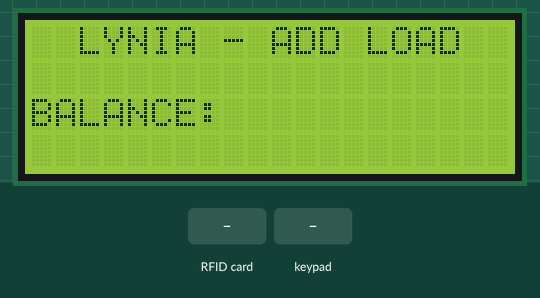
This sketch was run on a simulated Arduino Mega 2560, built with avr-gcc and run on an emulated ATmega2560. Shown: 20×4 character LCD. The test bench sets the inputs (shaded band). WiFi joins after 1.5 s; servers stay silent unless stated; uploads are accepted with an empty reply; what the sketch prints to the serial monitor is not drawn.

Above: at 3.0 s.
3.1 s: RFID card 5E 7A 19 C4 held to the reader
At 3.6 s:
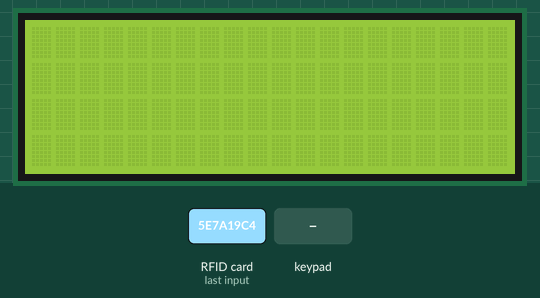
5.7 s: keypad keys 3 6 3 4 3 2 3 0 A pressed 0.4 s apart
At 9.9 s:
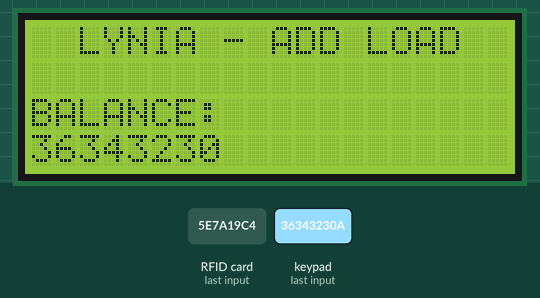
Timing chart, 0 to 11.4 s (numbered marks = the images above; inputs shaded):
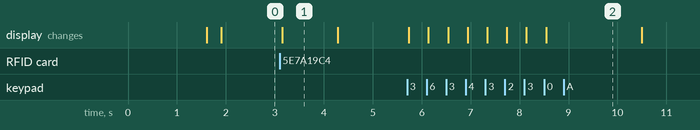

The sketch:

loader.ino
```cpp
#include <SPI.h>
#include <MFRC522.h>
#include <WiFiEsp.h>
#include <ArduinoJson.h>
#include <SoftwareSerial.h>
#include <Wire.h>
#include <Keypad.h>
#include <LiquidCrystal_I2C.h>
#define RST_PIN         5          // Configurable, see typical pin layout above
#define SS_PIN          53
char ssid[] = "apcmhi";     // your network SSID (name)
char pwd[] = "egi12345";  // your network password
String line;
String url;


MFRC522 mfrc522(SS_PIN, RST_PIN);
MFRC522::MIFARE_Key key;
int block=2;
byte readbackblock[18];
String card_number;
String balance;
WiFiEspClient client;

LiquidCrystal_I2C lcd(0x27, 20, 4);
const byte numRows= 4;
const byte numCols= 4;
char keymap[numRows][numCols]=
{
  {
    '1', '2', '3', 'A'  }
  ,
  {
    '4', '5', '6', 'B'  }
  ,
  {
    '7', '8', '9', 'C'  }
  ,
  {
    '*', '0', '#', 'D'  }
};


byte rowPins[numRows] = {36,34,32,30};
byte colPins[numCols]= {28,26,24,22};
Keypad myKeypad= Keypad(makeKeymap(keymap), rowPins, colPins, numRows, numCols);

bool adding=false;
void setup() {
  Serial.begin(19200);
  Serial1.begin(9600);
  lcd.begin();
 lcd.backlight();
 lcd.setCursor(1,0);
 lcd.print("Connecting to Wifi");
 WiFi.init(&Serial1);
 while (WiFi.status() != WL_CONNECTED)
 {
   WiFi.begin(ssid, pwd);

 }
 lcd.clear();
 lcd.setCursor(1,0);
 lcd.print("Connecting to Host");
 clientConnect();
  lcd.clear();


 SPI.begin();
 mfrc522.PCD_Init();

 for (byte i = 0; i < 6; i++)
 {
  key.keyByte[i] = 0xFF;
 }


}
void loop()
{
  initDisplay();
  if ( !mfrc522.PICC_IsNewCardPresent()) {
    return;
  }
  if ( ! mfrc522.PICC_ReadCardSerial()) {
    return;
  }
  lcd.clear();
  readBlock(block, readbackblock);//read the block back
  card_number = (char*)readbackblock;
  Serial.println(card_number);
  information();
  initDisplay();
  adding =true;
  while (adding){
  char keypress = myKeypad.waitForKey();
  if (isDigit(keypress)){
    lcd.clear();
    initDisplay();
    line +=keypress;
    lcd.setCursor(0,3);
    lcd.print(line);
  }
  else if (keypress == 'A'){
    addBalance();
    information();
    lcd.clear();
    initDisplay();
    delay(2000);
      lcd.clear();

    card_number="";
    balance="";
    adding=false;
    return;
  }
  else if (keypress == 'B'){
    Serial.println("clear");
    line=line.substring(0, line.length()-1);

    lcd.clear();
    initDisplay();
    lcd.setCursor(0,3);
    lcd.print(line);
  }

  else if (keypress == 'C'){

    line="";
    card_number="";
    balance="";
    adding=false;
    lcd.clear();

    return;

  }
  }


}

void clientConnect()
{
  while(!client.connected())
  {
      client.connect("206.189.209.210", 80);

  }
}
char waitNum()
{
  char keypress;

  keypress=myKeypad.waitForKey();
  while (isDigit(keypress)==false){
      keypress=myKeypad.waitForKey();
  }
  return keypress;
}

void initDisplay()
{
  lcd.setCursor(2,0);
  lcd.print("LYNIA - ADD LOAD");
  lcd.setCursor(8,1);
  lcd.print(card_number);
  lcd.setCursor(0,2);
  lcd.print("BALANCE:");
  lcd.setCursor(8,2);
  lcd.print(balance);

}

void addBalance()
{
  clientConnect();
  url="GET /jt/public/users/addBalance/"+card_number+"/"+line+" HTTP/1.1";
  Serial.print("URL");
  Serial.println(url);


  client.print(url);
  client.println();
  client.println("Host: 206.189.209.210");
  client.println("Connection: close");

  client.println();
  client.flush();
  client.stop();
  line="";

}

void information()
{
  clientConnect();
  url="GET /jt/public/users/information/"+card_number+" HTTP/1.1";
  Serial.print("URL");
  Serial.println(url);


  client.print(url);
  client.println();
  client.println("Host: 206.189.209.210");
  client.println("Connection: close");
  client.println();
  Serial.println("Response");
  String responseline;
  responseline = client.readStringUntil("}");
  Serial.println(responseline);
  client.flush();
  client.stop();

  int start = responseline.indexOf('{');
  responseline=responseline.substring(start,responseline.length());
  Serial.println(responseline);
  const size_t capacity = JSON_OBJECT_SIZE(3) + JSON_ARRAY_SIZE(2) + 60;
  DynamicJsonBuffer jsonBuffer(capacity);
  JsonObject& root = jsonBuffer.parseObject(responseline);
  balance=root["bal"].as<char*>();
  Serial.println(balance);

}
int readBlock(int blockNumber, byte arrayAddress[])
{
  int largestModulo4Number=blockNumber/4*4;
  int trailerBlock=largestModulo4Number+3;

  byte status = mfrc522.PCD_Authenticate(MFRC522::PICC_CMD_MF_AUTH_KEY_A, trailerBlock, &key, &(mfrc522.uid));

  if (status != MFRC522::STATUS_OK) {
         Serial.print("PCD_Authenticate() failed (read): ");
         Serial.println(mfrc522.GetStatusCodeName(status));
         return 3;
  }

  byte buffersize = 18;
  status = mfrc522.MIFARE_Read(blockNumber, arrayAddress, &buffersize);
  if (status != MFRC522::STATUS_OK) {
          Serial.print("MIFARE_read() failed: ");
          Serial.println(mfrc522.GetStatusCodeName(status));
          return 4;
  }
  Serial.println("block was read");
  mfrc522.PICC_HaltA();
  mfrc522.PCD_StopCrypto1();
}
```

Measured:
- after the input at 3.1 s, the display: changes after 0.05 s (image 1)
- after the input at 5.7 s, the display: first changes at once (image 2 shows a later state)
- what the display in image 1 shows lasts 1.1 s, from 3.2 s to 4.3 s
